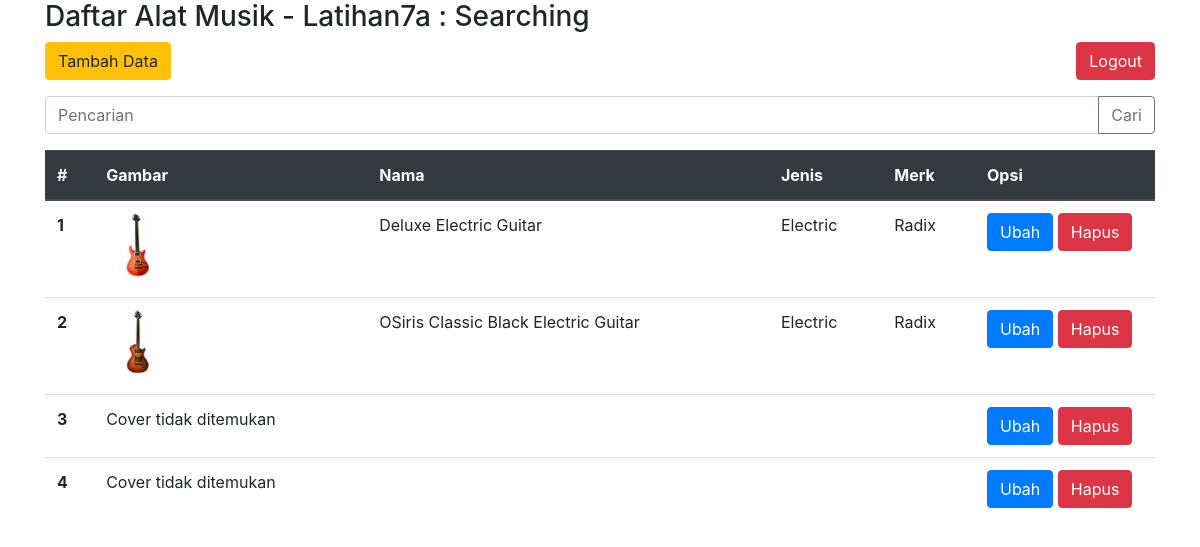
The app's page /latihan7a/php/admin.php with its own data.
### tables this page shows
CREATE TABLE `alat_musik` (
  `id` int(11) unsigned NOT NULL AUTO_INCREMENT,
  `nama` varchar(140) DEFAULT NULL,
  `slug` varchar(140) DEFAULT NULL,
  `merk` varchar(140) DEFAULT NULL,
  `gambar` varchar(255) DEFAULT NULL,
  `deskripsi` text,
  `jenis` varchar(140) DEFAULT NULL,
  `created_at` timestamp NULL DEFAULT NULL,
  `updated_at` timestamp NULL DEFAULT NULL,
  PRIMARY KEY (`id`)
);

### latihan7a/php/functions.php (called while the page is built, shortened)
<?php
function koneksi()
{
  $host     = 'localhost';
  $username = 'root';
  $password = '';
  $db       = 'pw_193040034';
  $conn = mysqli_connect($host, $username, $password) or die("koneksi DB gagal");
  mysqli_select_db($conn, $db) or die("database tidak ditemukan");
  return $conn;
}
function query($sql)
{
  $result = mysqli_query(koneksi(), "$sql");
  $rows = [];
  while ($row = mysqli_fetch_assoc($result)) {
    $rows[] = $row;
  }
  return $rows;
}

### latihan7a/php/admin.php (the view, shortened to what this page needs)
<?php
require 'functions.php';
if (isset($_GET['cari'])) {
  $keyword = $_GET['keyword'];
  $query = "SELECT * FROM alat_musik WHERE
          nama LIKE '%$keyword%' OR
          merk LIKE '%$keyword%' OR
          jenis LIKE '%$keyword%'
          ";
  if ($alat_musik = query($query)) {
    echo '<div class="alert alert-success" role="alert">
          Data berhasil ditemukan!
        </div>';
  } else {
    echo '<div class="alert alert-warning" role="alert">
            Data tidak ditemukan!
          </div>';
  }
} else {
  $query = "SELECT * FROM alat_musik";
  $alat_musik = query($query);
}
?>
<!DOCTYPE html>
<html lang="en">
<head>
  <link rel="stylesheet" href="../assets/css/style.css">
</head>
<body>
  <div class="container">
    <h3>Daftar Alat Musik - Latihan7a : Searching</h3>
    <a class="btn btn-warning mb-3" href="tambah.php">Tambah Data</a>
    <a class="btn btn-danger mb-3 float-right" href="logout.php">Logout</a>
    <form action="" method="get">
      <div class="input-group mb-3">
        <input type="text" class="form-control" placeholder="Pencarian" aria-label="Pencarian" name="keyword" aria-describedby="button-addon2" value="<?= isset($_GET['cari']) ? $_GET['keyword'] : '' ?>">
        <div class="input-group-append">
          <button class="btn btn-outline-secondary" type="submit" id="button-addon2" name="cari" value="true">Cari</button>
        </div>
      </div>
    </form>
    <table class="table">
      <thead class="thead-dark">
        <tr>
          <th scope="col">#</th>
          <th scope="col">Gambar</th>
          <th scope="col">Nama</th>
          <th scope="col">Jenis</th>
          <th scope="col">Merk</th>
          <th scope="col" width="180xp">Opsi</th>
        </tr>
      </thead>
      <tbody>
        <?php
        $no = 1;
        foreach ($alat_musik as $row) :
        ?>
          <tr>
            <th scope="row"><?= $no; ?></th>
            <td>
              <?php if ($row['gambar']) : ?>
                <img src="../assets/img/alat-musik/<?= $row['gambar']; ?>" class="mr-3 mb-2" width="64px">
              <?php else : ?>
                Cover tidak ditemukan
              <?php endif; ?>
            </td>
            <td><?= $row['nama']; ?></td>
            <td><?= $row['jenis']; ?></td>
            <td><?= $row['merk']; ?></td>
            <td>
              <a class="btn btn-primary" href="ubah.php?id=<?= $row['id']; ?>">Ubah</a>
              <a class="btn btn-danger" href="hapus.php?id=<?= $row['id']; ?>">Hapus</a>
            </td>
          </tr>
        <?php
          $no++;
        endforeach;
        ?>
      </tbody>
    </table>
  </div>
</body>
</html>

### records on screen
alat_musik: gambar (picture), nama "Deluxe Electric Guitar", jenis "Electric", merk "Radix"
alat_musik: gambar (picture), nama "OSiris Classic Black Electric Guitar", jenis "Electric", merk "Radix"
alat_musik: shows "Cover tidak ditemukan"
alat_musik: shows "Cover tidak ditemukan"
